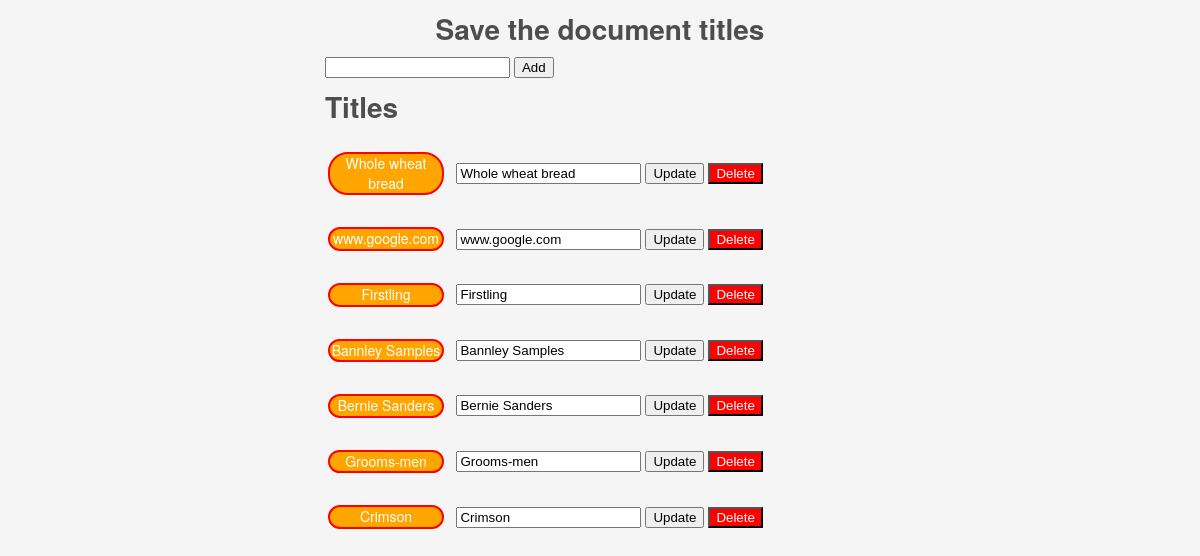
The page / on the database its author committed.
### bookmanager.py (models this page shows, shortened)
class Book(db.Model):
	title = db.Column(db.String(80), unique = True, nullable=False, primary_key=True)

### bookmanager.py (the view)
@app.route("/", methods=["GET", "POST"])
def home():
	if request.form:
		book = Book(title=request.form.get("title"))
		db.session.add(book)
		db.session.commit()
	books = Book.query.all()
	return render_template("home.html", books=books)

### templates/home.html (shortened to what this page needs)
<!DOCTYPE html>
<html>
<head>
	<link rel="stylesheet" type="text/css" href="flproject\static\index.css">
</head>
<body>
	<center><h1>Save the document titles</h1></center>
	<form  method="POST"  action="/" >
		<input type="text" name="title">
		<input type="submit" value ="Add">
	</form>
	<h1>Titles</h1>
	<table>
    {% for book in books %}
    <tr>
    	<td>
    		<p style="color: white; border: 2px solid red; background-color: orange; width: 90%; border-radius: 20px; text-align: center;">{{book.title}}</p>
    	</td>
    	<td>
    		<form method="POST" action="./update">
    			<input type="text" value="{{book.title}}" name="newtitle">
    			<input type="submit" value="Update">
    		</form>
    	</td>
    	<td>
    		<form method="POST" action="./delete">
    			<input type="submit" value="Delete" style="color:white; background-color: red;">
    		</form>
    	</td>
    </tr>
    {% endfor %}
    </table>
</body>
</html>

### static/index.css (style rules this page uses)
html, body { margin: 0; padding: 0; }
body { font: 14px 'Helvetica Neue', Helvetica, Arial, sans-serif; line-height: 1.4em; background: #f5f5f5; color: #4d4d4d; min-width: 230px; max-width: 550px; margin: 0 auto; -webkit-font-smoothing: antialiased; -moz-osx-font-smoothing: grayscale; font-weight: 300; }

### rows shown on the page
Book: title "Whole wheat bread", newtitle "Whole wheat bread"
Book: title "www.google.com", newtitle "www.google.com"
Book: title "Firstling", newtitle "Firstling"
Book: title "Bannley Samples", newtitle "Bannley Samples"
Book: title "Bernie Sanders", newtitle "Bernie Sanders"
Book: title "Grooms-men", newtitle "Grooms-men"
Book: title "Crimson", newtitle "Crimson"
